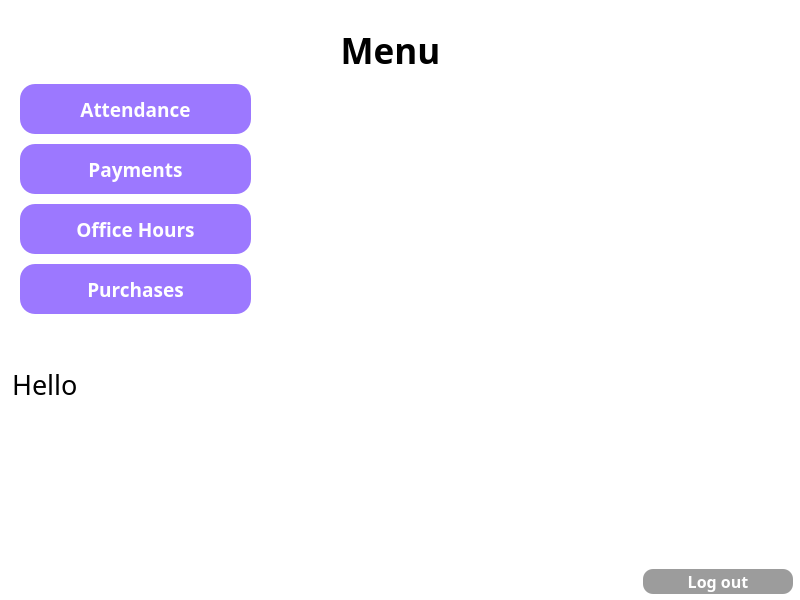
<?xml version="1.0" encoding="UTF-8"?>
<ui version="4.0">
 <class>MainWindow</class>
 <widget class="QMainWindow" name="MainWindow">
  <property name="geometry">
   <rect>
    <x>0</x>
    <y>0</y>
    <width>800</width>
    <height>600</height>
   </rect>
  </property>
  <property name="sizePolicy">
   <sizepolicy hsizetype="Fixed" vsizetype="Fixed">
    <horstretch>0</horstretch>
    <verstretch>0</verstretch>
   </sizepolicy>
  </property>
  <property name="minimumSize">
   <size>
    <width>800</width>
    <height>600</height>
   </size>
  </property>
  <property name="maximumSize">
   <size>
    <width>800</width>
    <height>600</height>
   </size>
  </property>
  <property name="font">
   <font>
    <family>OCR A Extended</family>
   </font>
  </property>
  <property name="windowTitle">
   <string>Menu</string>
  </property>
  <property name="windowIcon">
   <iconset>
    <normaloff>../Images/logo.png</normaloff>../Images/logo.png</iconset>
  </property>
  <property name="styleSheet">
   <string notr="true">background-color: rgb(255, 255, 255);</string>
  </property>
  <widget class="QWidget" name="centralwidget">
   <widget class="QLabel" name="MenuLabel">
    <property name="geometry">
     <rect>
      <x>-10</x>
      <y>20</y>
      <width>801</width>
      <height>61</height>
     </rect>
    </property>
    <property name="sizePolicy">
     <sizepolicy hsizetype="Maximum" vsizetype="Preferred">
      <horstretch>0</horstretch>
      <verstretch>0</verstretch>
     </sizepolicy>
    </property>
    <property name="maximumSize">
     <size>
      <width>1000</width>
      <height>16777215</height>
     </size>
    </property>
    <property name="font">
     <font>
      <family>OCR A Extended</family>
      <pointsize>26</pointsize>
      <weight>75</weight>
      <italic>false</italic>
      <bold>true</bold>
      <underline>false</underline>
      <strikeout>false</strikeout>
     </font>
    </property>
    <property name="layoutDirection">
     <enum>Qt::LeftToRight</enum>
    </property>
    <property name="autoFillBackground">
     <bool>false</bool>
    </property>
    <property name="styleSheet">
     <string notr="true">background-color: transparent;</string>
    </property>
    <property name="text">
     <string>Menu</string>
    </property>
    <property name="scaledContents">
     <bool>true</bool>
    </property>
    <property name="alignment">
     <set>Qt::AlignCenter</set>
    </property>
   </widget>
   <widget class="QWidget" name="layoutWidget">
    <property name="geometry">
     <rect>
      <x>12</x>
      <y>360</y>
      <width>781</width>
      <height>234</height>
     </rect>
    </property>
    <layout class="QVBoxLayout" name="verticalLayout_2">
     <property name="spacing">
      <number>15</number>
     </property>
     <item>
      <widget class="QLabel" name="helloMessage">
       <property name="font">
        <font>
         <family>OCR A Extended</family>
         <pointsize>20</pointsize>
        </font>
       </property>
       <property name="styleSheet">
        <string notr="true">background-color: transparent;</string>
       </property>
       <property name="text">
        <string>Hello</string>
       </property>
      </widget>
     </item>
     <item>
      <widget class="QLabel" name="label_2">
       <property name="sizePolicy">
        <sizepolicy hsizetype="Minimum" vsizetype="Minimum">
         <horstretch>0</horstretch>
         <verstretch>0</verstretch>
        </sizepolicy>
       </property>
       <property name="minimumSize">
        <size>
         <width>491</width>
         <height>131</height>
        </size>
       </property>
       <property name="maximumSize">
        <size>
         <width>491</width>
         <height>131</height>
        </size>
       </property>
       <property name="text">
        <string/>
       </property>
       <property name="pixmap">
        <pixmap>../Images/Logo text.png</pixmap>
       </property>
       <property name="scaledContents">
        <bool>true</bool>
       </property>
      </widget>
     </item>
     <item>
      <layout class="QHBoxLayout" name="horizontalLayout">
       <item>
        <spacer name="horizontalSpacer">
         <property name="orientation">
          <enum>Qt::Horizontal</enum>
         </property>
         <property name="sizeHint" stdset="0">
          <size>
           <width>40</width>
           <height>20</height>
          </size>
         </property>
        </spacer>
       </item>
       <item>
        <widget class="QPushButton" name="logOutButton">
         <property name="sizePolicy">
          <sizepolicy hsizetype="Minimum" vsizetype="Minimum">
           <horstretch>0</horstretch>
           <verstretch>0</verstretch>
          </sizepolicy>
         </property>
         <property name="minimumSize">
          <size>
           <width>150</width>
           <height>25</height>
          </size>
         </property>
         <property name="maximumSize">
          <size>
           <width>150</width>
           <height>25</height>
          </size>
         </property>
         <property name="font">
          <font>
           <family>OCR A Extended</family>
           <pointsize>12</pointsize>
           <weight>75</weight>
           <bold>true</bold>
          </font>
         </property>
         <property name="styleSheet">
          <string notr="true">QPushButton {
background-color: rgb(156, 156, 156);
border-radius: 10px;
	color: rgb(255, 255, 255);
}
QPushButton:hover {
background-color:rgb(170, 145, 204);
border-radius: 10px;
color: rgb(255, 255, 255);

}
QPushButton:pressed {
background-color:rgb(125, 96, 204);
border-radius: 10px;
color: rgb(255, 255, 255);

}


</string>
         </property>
         <property name="text">
          <string>Log out</string>
         </property>
        </widget>
       </item>
      </layout>
     </item>
    </layout>
   </widget>
   <widget class="QWidget" name="">
    <property name="geometry">
     <rect>
      <x>20</x>
      <y>80</y>
      <width>231</width>
      <height>241</height>
     </rect>
    </property>
    <layout class="QVBoxLayout" name="verticalLayout">
     <item>
      <widget class="QPushButton" name="attendance">
       <property name="sizePolicy">
        <sizepolicy hsizetype="MinimumExpanding" vsizetype="Fixed">
         <horstretch>0</horstretch>
         <verstretch>0</verstretch>
        </sizepolicy>
       </property>
       <property name="minimumSize">
        <size>
         <width>200</width>
         <height>50</height>
        </size>
       </property>
       <property name="font">
        <font>
         <family>OCR A Extended</family>
         <pointsize>14</pointsize>
         <weight>75</weight>
         <bold>true</bold>
        </font>
       </property>
       <property name="styleSheet">
        <string notr="true">QPushButton {
background-color: rgb(156, 120, 255);
border-radius: 15px;
	color: rgb(255, 255, 255);
}
QPushButton:hover {
background-color:rgb(170, 145, 204);
border-radius: 15px;
color: rgb(255, 255, 255);
border-color: rgb(255, 255, 255);

}
QPushButton:pressed {
background-color:rgb(125, 96, 204);
border-radius: 15px;
color: rgb(255, 255, 255);
border-color: rgb(255, 255, 255);

}

</string>
       </property>
       <property name="text">
        <string>Attendance</string>
       </property>
      </widget>
     </item>
     <item>
      <widget class="QPushButton" name="payments">
       <property name="minimumSize">
        <size>
         <width>0</width>
         <height>50</height>
        </size>
       </property>
       <property name="font">
        <font>
         <family>OCR A Extended</family>
         <pointsize>14</pointsize>
         <weight>75</weight>
         <bold>true</bold>
         <kerning>true</kerning>
        </font>
       </property>
       <property name="styleSheet">
        <string notr="true">QPushButton {
background-color: rgb(156, 120, 255);
border-radius: 15px;
	color: rgb(255, 255, 255);
}
QPushButton:hover {
background-color:rgb(170, 145, 204);
border-radius: 15px;
color: rgb(255, 255, 255);

}
QPushButton:pressed {
background-color:rgb(125, 96, 204);
border-radius: 15px;
color: rgb(255, 255, 255);

}

</string>
       </property>
       <property name="text">
        <string>Payments</string>
       </property>
      </widget>
     </item>
     <item>
      <widget class="QPushButton" name="officeHoursButton">
       <property name="minimumSize">
        <size>
         <width>0</width>
         <height>50</height>
        </size>
       </property>
       <property name="font">
        <font>
         <family>OCR A Extended</family>
         <pointsize>14</pointsize>
         <weight>75</weight>
         <bold>true</bold>
        </font>
       </property>
       <property name="styleSheet">
        <string notr="true">QPushButton {
background-color: rgb(156, 120, 255);
border-radius: 15px;
	color: rgb(255, 255, 255);
}
QPushButton:hover {
background-color:rgb(170, 145, 204);
border-radius: 15px;
color: rgb(255, 255, 255);

}
QPushButton:pressed {
background-color:rgb(125, 96, 204);
border-radius: 15px;
color: rgb(255, 255, 255);

}

</string>
       </property>
       <property name="text">
        <string>Office Hours</string>
       </property>
      </widget>
     </item>
     <item>
      <widget class="QPushButton" name="purchasesButton">
       <property name="minimumSize">
        <size>
         <width>0</width>
         <height>50</height>
        </size>
       </property>
       <property name="font">
        <font>
         <family>OCR A Extended</family>
         <pointsize>14</pointsize>
         <weight>75</weight>
         <bold>true</bold>
        </font>
       </property>
       <property name="styleSheet">
        <string notr="true">QPushButton {
background-color: rgb(156, 120, 255);
border-radius: 15px;
	color: rgb(255, 255, 255);
}
QPushButton:hover {
background-color:rgb(170, 145, 204);
border-radius: 15px;
color: rgb(255, 255, 255);

}
QPushButton:pressed {
background-color:rgb(125, 96, 204);
border-radius: 15px;
color: rgb(255, 255, 255);

}

</string>
       </property>
       <property name="text">
        <string>Purchases</string>
       </property>
      </widget>
     </item>
    </layout>
   </widget>
  </widget>
 </widget>
 <resources/>
 <connections/>
</ui>
